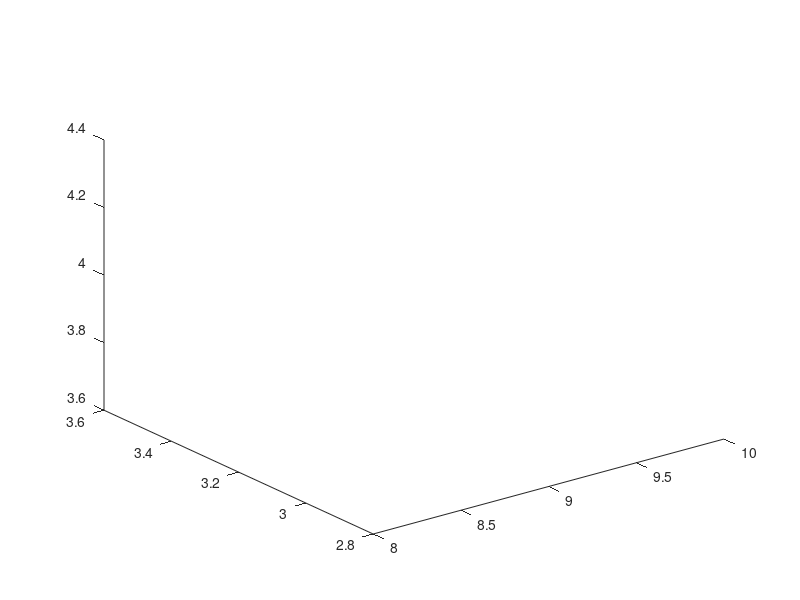

This chart was generated by the following MATLAB code:
clear; close all; clc;

direction = [1, 0, 0];

startVec = [5; 4; 5];
endVec = [10; 4; 5];
vecProduct = endVec - startVec / norm(endVec - startVec);

length = 20;
tilt = endVec - startVec;
line = vecProduct * length + startVec
x = [185; 4; 5];
y = [0;68;0];
z = [0;0;85];
%perimeter = (sin(t) * direction(1,1) + cos(t) * direction(1,3)) * r;
plot3(vecProduct(1,1), vecProduct(2,1), vecProduct(3,1))